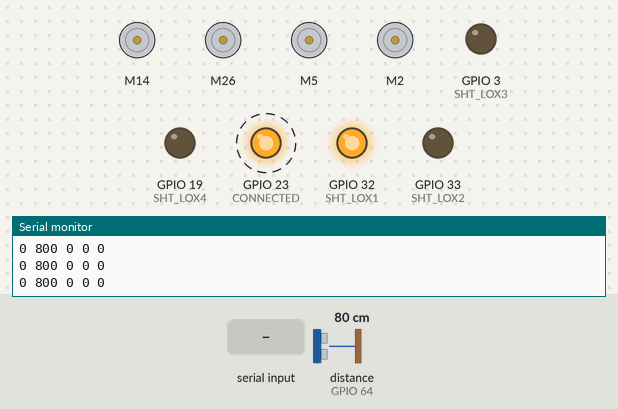
Recording of a sketch running on a simulated ESP32. Shown: 4 × DC motor (green arrow = forward, orange = backward, longer = faster), output pins drawn as LEDs (lit = HIGH), the last lines printed to the serial monitor. Dashed ring = blinking. Inputs (shaded band) come from the test bench; at power-on: distance to the obstacle (sensor on GPIO 64) 80 cm. WiFi joins after 1.5 s; servers stay silent unless stated.

Above: at 3.9 s.
4.0 s: "f" received over Serial
At 4.24 s:
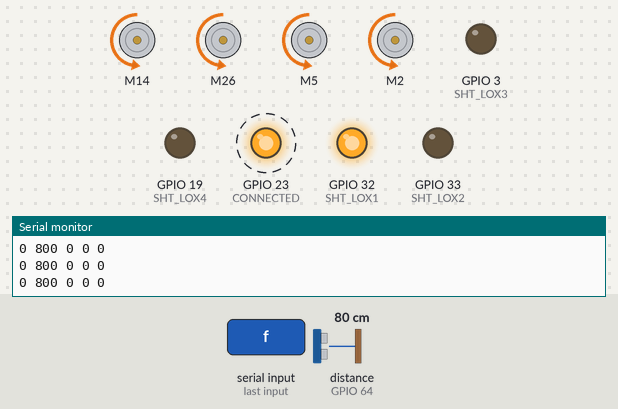
7.0 s: "b" received over Serial
At 7.19 s:
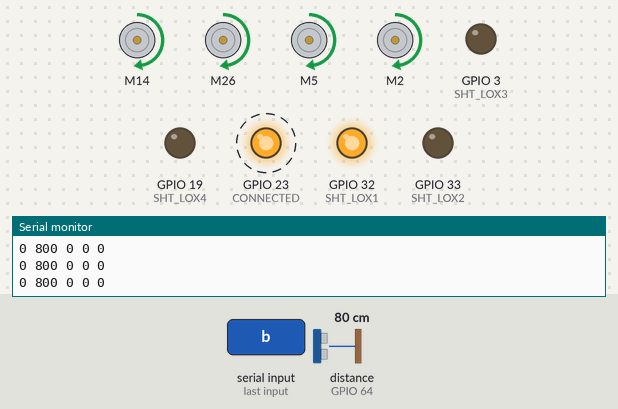
10.0 s: "l" received over Serial
At 10.23 s:
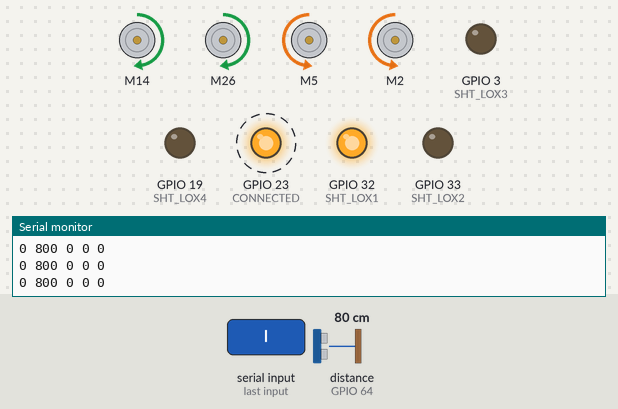
13.0 s: "r" received over Serial
At 13.26 s:
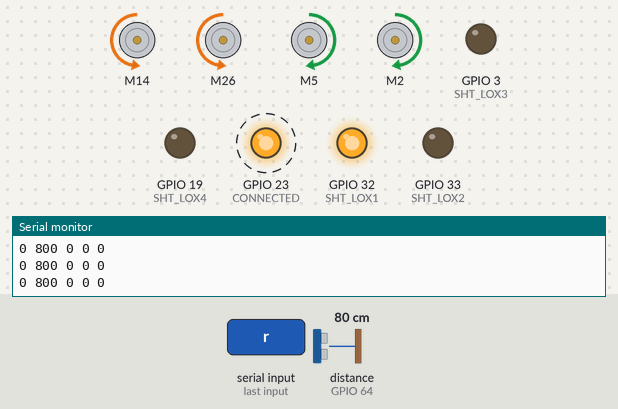
16.0 s: "p" received over Serial
At 16.17 s:
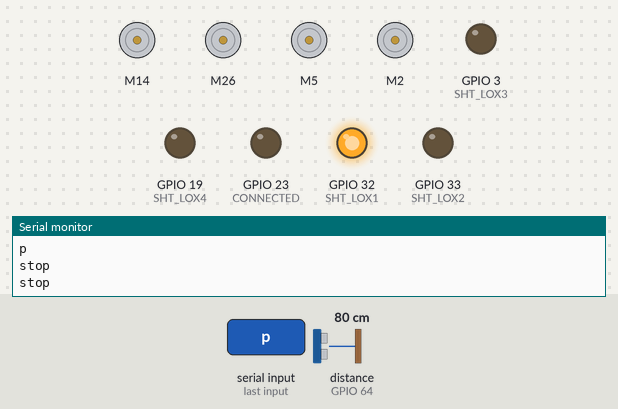
Timing chart, 0 to 20.0 s (numbered marks = the images above; inputs shaded):
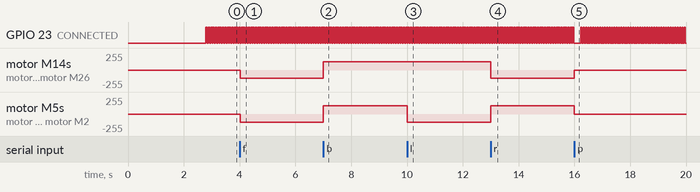

The sketch:

act_gnd_small_tb66_front_sesnsor.ino
```cpp
// install TB6612FNG library
//https://github.com/vincasmiliunas/ESP32-Arduino-TB6612FNG

#include <TB6612FNG.h>
#include "Adafruit_VL53L0X.h"
#include <MPU6050_light.h>
#include "Wire.h"
//#include <U8x8lib.h>
#include "BluetoothSerial.h"
#include <SPI.h>
#include <ESP32Servo.h>
#include <WiFi.h>
#include <ArduinoWebsockets.h>

MPU6050 mpu(Wire);

#define MSLEEP  16
#define IA1     14
#define IB1     12
#define PWM1    13
#define IA2     27
#define IB2     26
#define PWM2    25
#define IA3     17
#define IB3     5
#define PWM3    18
#define IA4     4
#define IB4     2
#define PWM4    15

#define CONNECTED   23

#define WIFI_SSID  "jdedu9807"
#define WIFI_PASSWD "jdedu9807"

String macAddress = "";
String ipAddress = "";

//const char *websockets_server_host = "cobot.center";
//const uint16_t websockets_server_port = 8286;
const char *websockets_server_host = "192.168.0.77";
const uint16_t websockets_server_port = 8276;
using namespace websockets;
WebsocketsClient client;

Tb6612fng motors1(16, 14, 12, 13, 26, 27, 25);
Tb6612fng motors2(16, 5, 17, 18, 2, 4, 15);

// set the pins to shutdown
#define SHT_LOX1 32
#define SHT_LOX2 33
#define SHT_LOX3 3
#define SHT_LOX4 19

#define LOX1_ADDRESS 0x40
#define LOX2_ADDRESS 0x41
#define LOX3_ADDRESS 0x42
#define LOX4_ADDRESS 0x43

#define speed 0.5

// Sensor variables
int sensor1,sensor2, sensor3, sensor4;
int current_angle, start_angle, end_angle;

int beat_count = 0;
int turnState = 0;

// objects for the vl53l0x
Adafruit_VL53L0X lox1 = Adafruit_VL53L0X();
Adafruit_VL53L0X lox2 = Adafruit_VL53L0X();
Adafruit_VL53L0X lox3 = Adafruit_VL53L0X();
Adafruit_VL53L0X lox4 = Adafruit_VL53L0X();

unsigned long timer = 0;

// this holds the measurement
VL53L0X_RangingMeasurementData_t measure1;
VL53L0X_RangingMeasurementData_t measure2;
VL53L0X_RangingMeasurementData_t measure3;
VL53L0X_RangingMeasurementData_t measure4;

void onMessageCallback(WebsocketsMessage message) {
  Serial.print("Got Message: ");
  if (message.isText())
  {
    const char *command = message.c_str();
    //Serial.println(command);
    if (strcmp(command, "AU") == 0){
      go_forward();
    }
    if (strcmp(command, "AD") == 0){
      go_backward();
    }
    if (strncmp(command, "AL", 2) == 0){
      turn_left();
    }
    if (strncmp(command, "AR", 2) == 0){
      turn_right();
    }
    if (strcmp(command, "STOP") == 0){
      stop();
    }
  }
}

void onEventsCallback(WebsocketsEvent event, String data) {
  if(event == WebsocketsEvent::ConnectionOpened) {
    Serial.println("Connnection Opened");
    digitalWrite(CONNECTED, HIGH);
  } else if(event == WebsocketsEvent::ConnectionClosed) {
    digitalWrite(CONNECTED, LOW);
    delay(100);
    Serial.println("Connnection Closed... Rebooting");
    ESP.restart();
  } else if(event == WebsocketsEvent::GotPing) {
    Serial.println("Got a Ping!");
  } else if(event == WebsocketsEvent::GotPong) {
    Serial.println("Got a Pong!");
  }
}

void read_dual_sensors() {

  lox1.rangingTest(&measure1, false); // pass in 'true' to get debug data printout!
  //lox2.rangingTest(&measure2, false); // pass in 'true' to get debug data printout!
  //lox3.rangingTest(&measure3, false); // pass in 'true' to get debug data printout!
  //lox4.rangingTest(&measure4, false); // pass in 'true' to get debug data printout!

  // print sensor one reading
  if(measure1.RangeStatus != 4) {     // if not out of range
    sensor1 = measure1.RangeMilliMeter;
  } else {
    //Serial.print("Out of range");
  }
  // print sensor two reading
  //if(measure2.RangeStatus != 4) {
  //  sensor2 = measure2.RangeMilliMeter;
  //} else {
    //Serial.print("Out of range");
  //}
  // print sensor three reading
  //if(measure3.RangeStatus != 4) {
  //  sensor3 = measure3.RangeMilliMeter;
  //} else {
    //  Serial.print("Out of range");
  //}
  // print sensor four reading
  //if(measure3.RangeStatus != 4) {
  //  sensor4 = measure4.RangeMilliMeter;
  //} else {
    //  Serial.print("Out of range");
  //}
}

void setID() {
  // all reset
  digitalWrite(SHT_LOX1, LOW);
  digitalWrite(SHT_LOX2, LOW);
  digitalWrite(SHT_LOX3, LOW);
  digitalWrite(SHT_LOX4, LOW);
  delay(10);
  // all unreset
  digitalWrite(SHT_LOX1, HIGH);
  digitalWrite(SHT_LOX2, HIGH);
  digitalWrite(SHT_LOX3, HIGH);
  digitalWrite(SHT_LOX4, HIGH);
  //delay(10);

  // activating LOX1 and reseting LOX2
  digitalWrite(SHT_LOX1, HIGH);
  digitalWrite(SHT_LOX2, LOW);
  digitalWrite(SHT_LOX3, LOW);
  digitalWrite(SHT_LOX4, LOW);

  // initing LOX1
  if(!lox1.begin(LOX1_ADDRESS)) {
    Serial.println(F("Failed to boot first VL53L0X"));
    while(1){
      if(!lox1.begin(LOX1_ADDRESS)){
        break;
      }
    }
  }
  delay(10);
  /*
  // activating LOX2
  digitalWrite(SHT_LOX2, HIGH);
  delay(10);

  //initing LOX2
  if(!lox2.begin(LOX2_ADDRESS)) {
    Serial.println(F("Failed to boot second VL53L0X"));
    while(1){
      if(!lox2.begin(LOX2_ADDRESS)){
        break;
      }
    }
  }

  // activating LOX3
  digitalWrite(SHT_LOX3, HIGH);
  delay(10);

  //initing LOX3
  if(!lox3.begin(LOX3_ADDRESS)) {
    Serial.println(F("Failed to boot third VL53L0X"));
    while(1){
       if(!lox3.begin(LOX3_ADDRESS)){
        break;
      }
    };
  }

  // activating LOX4
  digitalWrite(SHT_LOX4, HIGH);
  delay(10);
  //initing LOX4
  if(!lox4.begin(LOX4_ADDRESS)) {
    Serial.println(F("Failed to boot third VL53L0X"));
    while(1){
      if(!lox3.begin(LOX3_ADDRESS)){
        break;
      }
    };
  }*/
}

void go_forward(){
  Serial.println("forward");
  motors1.drive(-speed);
  motors2.drive(-speed);
}

void go_backward(){
  Serial.println("backward");
  motors1.drive(speed);
  motors2.drive(speed);
}

void turn_right(){
  Serial.println("right");
  motors1.drive(-speed);
  motors2.drive(speed);
}

void turn_left(){
   Serial.println("left");
  motors1.drive(speed);
  motors2.drive(-speed);
}

void stop(){
  Serial.println("stop");
  motors1.drive(0);
  motors2.drive(0);
  delay(200);
}


void setup() {
  Serial.begin(115200);
  Serial.print("ACT ground robot Start...");

  motors1.begin();
  motors2.begin();

  pinMode(SHT_LOX1, OUTPUT);
  pinMode(SHT_LOX2, OUTPUT);
  pinMode(SHT_LOX3, OUTPUT);
  pinMode(SHT_LOX4, OUTPUT);

  pinMode(CONNECTED, OUTPUT);

  // wait until serial port opens for native USB devices
  while (! Serial) {
    delay(1);
  }

  WiFi.begin(WIFI_SSID, WIFI_PASSWD);
  while (WiFi.status() != WL_CONNECTED)
  {
    delay(500);
    Serial.print(".");
  }
  Serial.println("");
  Serial.println("WiFi Connected.");

  client.onMessage(onMessageCallback);
  client.onEvent(onEventsCallback);
  // c3rl3c86n88jq9lrl3gg LegoMars-1
  // c3rl3f86n88jq9lrl3hg LegoMars-2
  // c3rl3jg6n88jq9lrl3ig LegoMars-3
  // c3rl3l06n88jq9lrl3jg LegoMars-4
  // c3rl3to6n88jq9lrl3lg LegoMars-5
  // c3rl4006n88jq9lrl3mg LegoMars-6
  // c3rl4286n88jq9lrl3ng LegoMars-7
  // c3rl43o6n88jq9lrl3og LegoMars-8
  // c3rl4586n88jq9lrl3pg LegoMars-9
  // cakjdd4k058s72qr0prg MarsCamera-1
  // cakjdgsk058s72qr0psg MarsCamera-2
  // cakjdjck058s72qr0ptg MarsCamera-3rsCAmera-4
  while (!client.connect(websockets_server_host, websockets_server_port, "/pang/ws/pub?channel=c3rl4286n88jq9lrl3ng&track=colink&mode=bundle"))
  {
      delay(500);
      Serial.print(".");
  }

  Serial.println("Websocket Connected.");
  Wire.begin();

  delay(500);

  /*byte status = mpu.begin();
  Serial.print(F("MPU6050 status: "));
  Serial.println(status);
  while(status!=0){
    delay(50);
    byte status = mpu.begin();
    Serial.print(F("MPU6050 status: "));
    Serial.println(status);
    if(status == 0)
      break;
  } // stop everything if could not connect to MPU6050
  Serial.println(F("Calculating offsets, do not move MPU6050"));
  mpu.upsideDownMounting = true; // uncomment this line if the MPU6050 is mounted upside-down
  mpu.calcOffsets(); // gyro and accelero
  Serial.println("Done!\n");
  delay(1000);*/
  Serial.println("VL53L0X: setup...");
  digitalWrite(SHT_LOX1, LOW);
  digitalWrite(SHT_LOX2, LOW);
  digitalWrite(SHT_LOX3, LOW);
  digitalWrite(SHT_LOX4, LOW);

  Serial.println("VL53L0X: Both in reset mode...(pins are low)");
  Serial.println("VL53L0X: Starting...");
  setID();
  delay(500);

}


void loop() {
  if(Serial.available() > 0){
    char c = Serial.read();
    Serial.println(c);
      if(c == 'f'){
        go_forward();
    }else if(c == 'b'){
        go_backward();
    }else if(c == 'l'){
        turn_left();
    }else if(c == 'r'){
        turn_right();
    }else if(c == 'p'){
        Serial.println("stop");
        stop();
    }else if(c == 'h'){

    }
  }

  if((millis()-timer)>50){ // print data every 10ms
    //mpu.update();
    read_dual_sensors();
    //current_angle = mpu.getAngleZ();
	  timer = millis();
  }

  client.poll();
  beat_count++;
  if(beat_count > 50){
    digitalWrite(CONNECTED, !digitalRead(CONNECTED));
    String data = 'a'+String(current_angle)+'b'+String(sensor1)+'c'+String(sensor2)+'d'+String(sensor3)+'e'+String(sensor4)+'f';
    client.send(data);
    beat_count = 0;
    Serial.print(current_angle);
    Serial.print(' ');
    Serial.print(sensor1);
    Serial.print(' ');
    Serial.print(sensor2);
    Serial.print(' ');
    Serial.print(sensor3);
    Serial.print(' ');
    Serial.println(sensor4);
  }
}
```

Measured:
- after the input at 4.0 s, motor M14, motor M26, motor M5, motor M2: stopped → backward 127/255 at once
- after the input at 7.0 s, motor M14, motor M26, motor M5, motor M2: backward 127/255 → forward 127/255 at once
- after the input at 10.0 s, motor M5, motor M2: forward 127/255 → backward 127/255 at once
- after the input at 13.0 s, motor M14, motor M26: forward 127/255 → backward 127/255 at once; motor M5, motor M2: backward 127/255 → forward 127/255 at once
- after the input at 16.0 s, motor M14, motor M26: backward 127/255 → stopped at once; motor M5, motor M2: forward 127/255 → stopped at once
- by itself, GPIO 23 (CONNECTED): alternates HIGH for 0.03 s and LOW for 0.05 s
